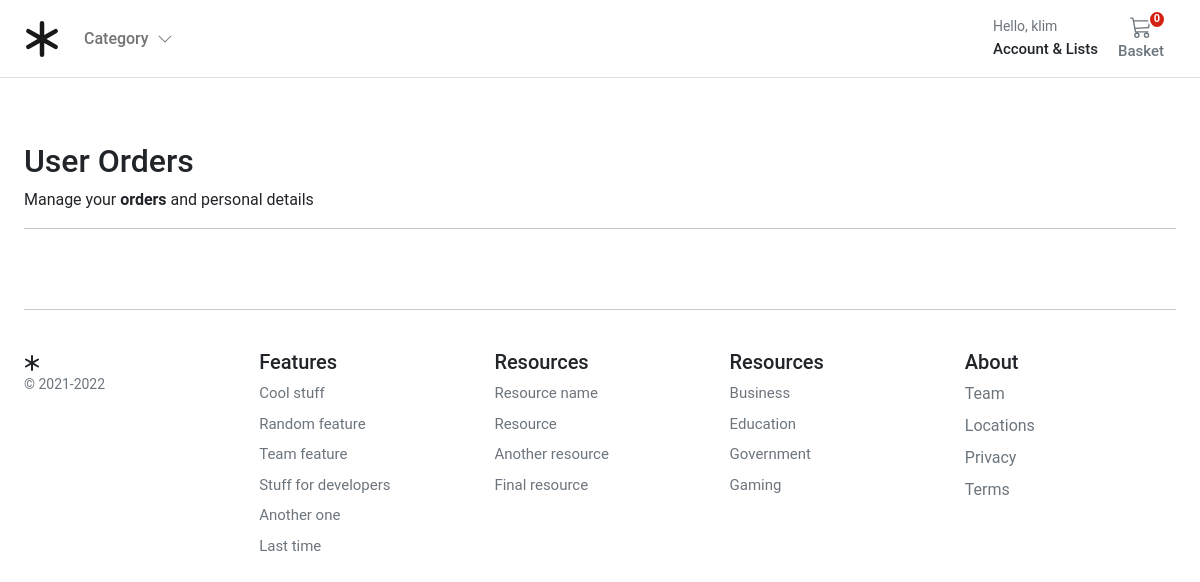
Page /account/user_orders/ (signed in) on the earlier database version.
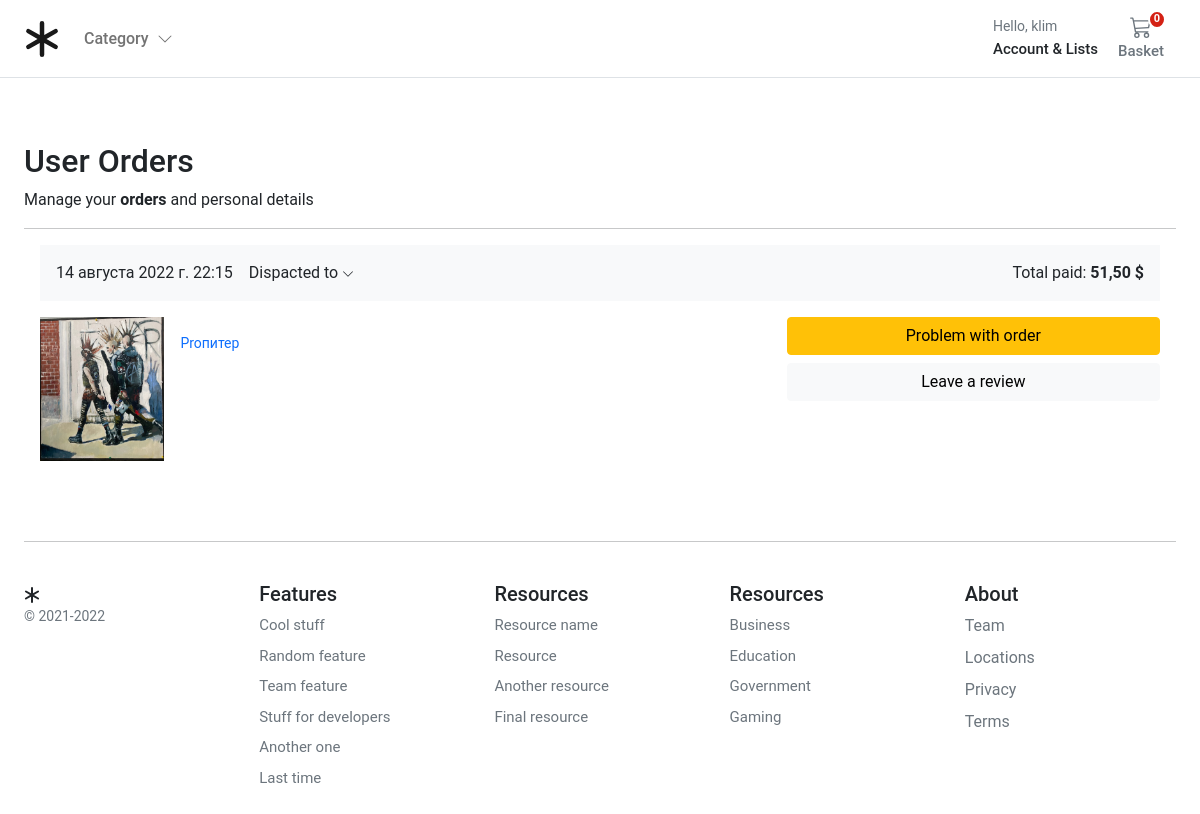
Same page on the later database version.
### account/models.py (models this page shows, shortened)
class Customer(AbstractBaseUser, PermissionsMixin):
    email = models.EmailField(_("email address"), unique=True)
    name = models.CharField(max_length=150)
    mobile = models.CharField(max_length=20, blank=True)
    is_active = models.BooleanField(default=False)
    is_staff = models.BooleanField(default=False)
    created = models.DateTimeField(auto_now_add=True)
    updated = models.DateTimeField(auto_now=True)
    objects = CustomAccountManager()
    USERNAME_FIELD = "email"
    REQUIRED_FIELDS = ["name"]
    class Meta:
        verbose_name = "Accounts"
        verbose_name_plural = "Accounts"

### orders/models.py (models this page shows, shortened)
class Order(models.Model):
    user = models.ForeignKey(settings.AUTH_USER_MODEL, on_delete=models.CASCADE, related_name="order_user")
    full_name = models.CharField(max_length=50)
    email = models.EmailField(max_length=254, blank=True)
    address1 = models.CharField(max_length=250)
    address2 = models.CharField(max_length=250)
    city = models.CharField(max_length=100)
    phone = models.CharField(max_length=100)
    postal_code = models.CharField(max_length=20)
    country_code = models.CharField(max_length=4, blank=True)
    created = models.DateTimeField(auto_now_add=True)
    updated = models.DateTimeField(auto_now=True)
    total_paid = models.DecimalField(max_digits=5, decimal_places=2)
    order_key = models.CharField(max_length=200)
    payment_option = models.CharField(max_length=200, blank=True)
    billing_status = models.BooleanField(default=False)
    class Meta:
        ordering = ("-created",)

class OrderItem(models.Model):
    order = models.ForeignKey(Order, related_name="items", on_delete=models.CASCADE)
    product = models.ForeignKey(Product, related_name="order_items", on_delete=models.CASCADE)
    price = models.DecimalField(max_digits=5, decimal_places=2)
    quantity = models.PositiveIntegerField(default=1)

### store/models.py (models this page shows)
class ProductImage(models.Model):
    product = models.ForeignKey(Product, on_delete=models.CASCADE, related_name="product_image")
    image = models.ImageField(
        verbose_name=_("image"),
        help_text=_("Upload a product image"),
        upload_to="images/",
        default="images/default.png",
    )
    alt_text = models.CharField(
        verbose_name=_("Alturnative text"),
        help_text=_("Please add alturnative text"),
        max_length=255,
        null=True,
        blank=True,
    )
    is_feature = models.BooleanField(default=False)
    created_at = models.DateTimeField(auto_now_add=True, editable=False)
    updated_at = models.DateTimeField(auto_now=True)
    class Meta:
        verbose_name = _("Product Image")
        verbose_name_plural = _("Product Images")

class Product(models.Model):
    product_type = models.ForeignKey(ProductType, on_delete=models.RESTRICT)
    category = models.ForeignKey(Category, on_delete=models.RESTRICT)
    title = models.CharField(
        verbose_name=_("title"),
        help_text=_("Required"),
        max_length=255,
    )
    description = models.TextField(verbose_name=_("description"), help_text=_("Not Required"), blank=True)
    slug = models.SlugField(max_length=255)
    regular_price = models.DecimalField(
        verbose_name=_("Regular price"),
        help_text=_("Maximum 99999.99"),
        error_messages={
            "name": {
                "max_length": _("The price must be between 0 and 99999.99."),
            },
        },
        max_digits=7,
        decimal_places=2,
    )
    discount_price = models.DecimalField(
        verbose_name=_("Discount price"),
        help_text=_("Maximum 99999.99"),
        error_messages={
            "name": {
                "max_length": _("The price must be between 0 and 99999.99."),
            },
        },
        max_digits=7,
        decimal_places=2,
    )
    is_active = models.BooleanField(
        verbose_name=_("Product visibility"),
        help_text=_("Change product visibility"),
        default=True,
    )
    created_at = models.DateTimeField(_("Created at"), auto_now_add=True, editable=False)
    updated_at = models.DateTimeField(_("Updated at"), auto_now=True)
    users_wishlist = models.ManyToManyField(settings.AUTH_USER_MODEL, related_name="user_wishlist", blank=True)
    class Meta:
        ordering = ("-created_at",)
        verbose_name = _("Product")
        verbose_name_plural = _("Products")
    def get_absolute_url(self):
        return reverse("store:product_detail", args=[self.slug])
    def __str__(self):
        return self.title

### account/views.py (the view)
# urls.py: path("user_orders/", views.user_orders, name="user_orders"),
@login_required
def user_orders(request):
    user_id = request.user.id
    orders = Order.objects.filter(user_id=user_id).filter(billing_status=True)
    return render(request, "account/dashboard/user_orders.html", {"orders": orders})

### basket/basket.py (called while the page is built)
    def __len__(self):
        return sum(item["qty"] for item in self.basket.values())

### store/context_processors.py (called while the page is built)
def categories(request):
    return {
        'categories': Category.objects.filter(level=0)
    }

### store/models.py (called while the page is built)
    def get_absolute_url(self):
        return reverse("store:category_list", args=[self.slug])

### templates/account/dashboard/user_orders.html (shortened to what this page needs)
{% extends "../sub_base.html" %}
{% block sub_content %}
<div class="col-12">
  <h1 class="h2">User Orders</h1>
</div>
<div class="col-12 d-flex justify-content-between">
  <div>Manage your <b>orders</b> and personal details</div>
</div>
<hr />
 <div class="container">
    {% for order in orders %}
    <div class="row g-3">
      <div class="col-12 bg-light p-3 d-flex justify-content-between">
        <div class="d-flex d-flex-inline">
          <div class="pe-3">{{ order.created }}</div>
          <div class="dropdown">
          <a class="text-reset text-decoration-none dropdown-toggle" href="#" role="link" id="dropdownLink" data-bs-toggle="dropdown" aria-expanded="false">
          Dispacted to
          <svg xmlns="http://www.w3.org/2000/svg" width="12" height="12" fill="currentColor" class="bi bi-chevron-down" viewBox="0 0 16 16">
            <path fill-rule="evenodd" d="M1.646 4.646a.5.5 0 0 1 .708 0L8 10.293l5.646-5.647a.5.5 0 0 1 .708.708l-6 6a.5.5 0 0 1-.708 0l-6-6a.5.5 0 0 1 0-.708z"/>
          </svg>
          </a>
          </div>
        </div>
        <div class="text-end">
          Total paid: <span class="fw-bold">{{ order.total_paid }} $</span>
        </div>
      </div>
      <div class="col-md-5 col-lg-4 order-md-last p-0 order-3">
        <div class="d-grid gap-2 ">
          <button class="btn btn-warning" type="button">Problem with order</button>
          <button class="btn btn-light" type="button">Leave a review</button>
        </div>
      </div>
      <div class="col-md-7 col-lg-8 p-0">
        {% for item in order.items.all %}
        <div class="card mb-3 border-0">
          <div class="row g-0">
            <div class="col-md-2 d-none d-md-block">
            {% for image in item.product.product_image.all %}
            {% if image.is_feature %}
            <img class="img-fluid" alt="Responsive image" src="{{ image.image.url }}" alt="{{ image.image.alt_text }}">
            {% endif %}
            {% endfor %}
            </div>
            <div class="col-md-10">
              <div class="card-body p-3">
                <a class="text-decoration-none" href="{{ item.product.get_absolute_url }}">
                  <p class="card-text small">{{item.product|title}}</p>
                </a>
              </div>
            </div>
          </div>
        </div>
        {% endfor %}
      </div>
    </div>
    {% endfor %}
  </div>
{% endblock %}

### templates/account/sub_base.html
{% extends "../base.html" %}
{% load static %}
{% block stylesheet %}{% static 'account/css/account.css' %}{% endblock %}
{% block content %}
<div class="container">
  <div class="login d-flex align-items-center">
    <div class="col-12 col-md-12 col-lg-12 mx-auto">
      {% block sub_content %}{% endblock %}
    </div>
  </div>
</div>
{% endblock %}

### templates/base.html (shortened to what this page needs)
{% load static %}
<!DOCTYPE html>
<html>
<head>
  <link href="https://cdn.jsdelivr.net/npm/bootstrap@5.0.0-beta1/dist/css/bootstrap.min.css" rel="stylesheet"
>
  <link rel="stylesheet" href="{% static 'core/css/base.css' %}">
  <link rel="stylesheet" href="{% block stylesheet %}{% endblock %}">
</head>
<body>
  <header class="pb-3">
    <nav class="navbar navbar-expand-md navbar-light bg-white border-bottom">
      <div class="container-fluid px-md-4">
        <div class="d-flex w-100 navbar-collapse">
          <a class="navbar-brand d-flex-inline" href="/">
          </a>
          <ul class="navbar-nav me-auto mb-2 mb-md-0">
            <li class="nav-item dropdown">
              <a class="nav-link dropdown-toggle d-none d-md-block fw500" href="#" id="navbarDropdown" role="button"
                data-bs-toggle="dropdown" aria-expanded="false">
                Category
                <i class="ps-1"><svg xmlns="http://www.w3.org/2000/svg" width="16" height="16" fill="currentColor"
                    class="bi bi-chevron-down" viewBox="0 0 16 16">
                    <path fill-rule="evenodd"
                      d="M1.646 4.646a.5.5 0 0 1 .708 0L8 10.293l5.646-5.647a.5.5 0 0 1 .708.708l-6 6a.5.5 0 0 1-.708 0l-6-6a.5.5 0 0 1 0-.708z" />
                  </svg></i>
              </a>
            </li>
          </ul>
          <div>
            <div class="collapse navbar-collapse" id="navbarSupportedContent2">
              <ul class="navbar-nav me-auto mb-2 mb-lg-0">
                <li class="nav-item dropdown">
                  <a class="nav-link dropdown-toggle text-reset" href="#" id="navbarDropdown" role="button"
                    data-bs-toggle="dropdown" aria-expanded="false">
                    <div class="small text-muted">Hello,
                      {% if user.is_authenticated %}
                      {{ request.user.name }}
                      {% else %}
                      Login
                      {% endif %}
                    </div>
                    <span class="fs15 fw500">Account &amp; Lists
                    </span>
                  </a>
                </li>
              </ul>
            </div>
          </div>
          <a type="button" role="button" href="{% url "basket:basket_summary" %}"
            class="btn btn-outline-secondary border-0 basket-btn">
            {% with total_qty=basket|length %}
            <div id="basket-qty" class="basket-qty">
              {% if total_qty > 0 %}
              {{ total_qty }}
              {% else %}
              0
              {% endif %}
            </div>
            {% endwith %}
            <div>
            </div>
            <span class="fs15 fw500">Basket</span>
          </a>
        </div>
      </div>
    </nav>
  </header>
  <main class="pt-5">
    <div id="content">{% block content %} {% endblock %}</div>
  </main>
  <footer class="container py-5 footer">
    <hr>
    <div class="row pt-4">
      <div class="col-12 col-md">
        <small class="d-block mb-3 text-muted">&copy; 2021-2022</small>
      </div>
      <div class="col-6 col-md fs15">
        <h5>Features</h5>
        <ul class="list-unstyled">
          <li><a class="link-secondary text-decoration-none" href="#">Cool stuff</a></li>
          <li><a class="link-secondary text-decoration-none" href="#">Random feature</a></li>
          <li><a class="link-secondary text-decoration-none" href="#">Team feature</a></li>
          <li><a class="link-secondary text-decoration-none" href="#">Stuff for developers</a></li>
          <li><a class="link-secondary text-decoration-none" href="#">Another one</a></li>
          <li><a class="link-secondary text-decoration-none" href="#">Last time</a></li>
        </ul>
      </div>
      <div class="col-6 col-md fs15">
        <h5>Resources</h5>
        <ul class="list-unstyled">
          <li><a class="link-secondary text-decoration-none" href="#">Resource name</a></li>
          <li><a class="link-secondary text-decoration-none" href="#">Resource</a></li>
          <li><a class="link-secondary text-decoration-none" href="#">Another resource</a></li>
          <li><a class="link-secondary text-decoration-none" href="#">Final resource</a></li>
        </ul>
      </div>
      <div class="col-6 col-md fs15">
        <h5>Resources</h5>
        <ul class="list-unstyled">
          <li><a class="link-secondary text-decoration-none" href="#">Business</a></li>
          <li><a class="link-secondary text-decoration-none" href="#">Education</a></li>
          <li><a class="link-secondary text-decoration-none" href="#">Government</a></li>
          <li><a class="link-secondary text-decoration-none" href="#">Gaming</a></li>
        </ul>
      </div>
      <div class="col-6 col-md">
        <h5>About</h5>
        <ul class="list-unstyled">
          <li><a class="link-secondary text-decoration-none" href="#">Team</a></li>
          <li><a class="link-secondary text-decoration-none" href="#">Locations</a></li>
          <li><a class="link-secondary text-decoration-none" href="#">Privacy</a></li>
          <li><a class="link-secondary text-decoration-none" href="#">Terms</a></li>
        </ul>
      </div>
    </div>
  </footer>
</body>
</html>

### static/core/css/base.css (style rules this page uses)
@media (min-width: 1000px) { .container { max-width: 1000px; } }
@media (max-width: 1200px) { .container { max-width: 100%; padding:0 24px; } }
.dropdown-toggle::after { display: none; }
html, body, p, div { letter-spacing: -0.02px; font-family: 'Roboto', sans-serif; }
.fs15 { font-size: 0.9375rem; }
.fw500 { font-weight: 500; }
.basket-qty { color: #fff; background: #d42114; border: 2px solid #fff; border-radius: 50%; text-align: center; font-size: 11px; height: 15px; width: 14px; position: absolute; box-sizing: content-box; font-weight: 600; display: flex; justify-content: center; align-items: center; top: 1px; right: 10px; }
.basket-btn { position: relative; }
.footer > div > div > ul > li { padding-bottom:8px; }

Differences in the rows shown:
added Order: created "14 августа 2022 г. 22:15", total_paid "51,50"
added OrderItem: product "Proпитер"
now on this page (row unchanged): ProductImage: image (picture)
